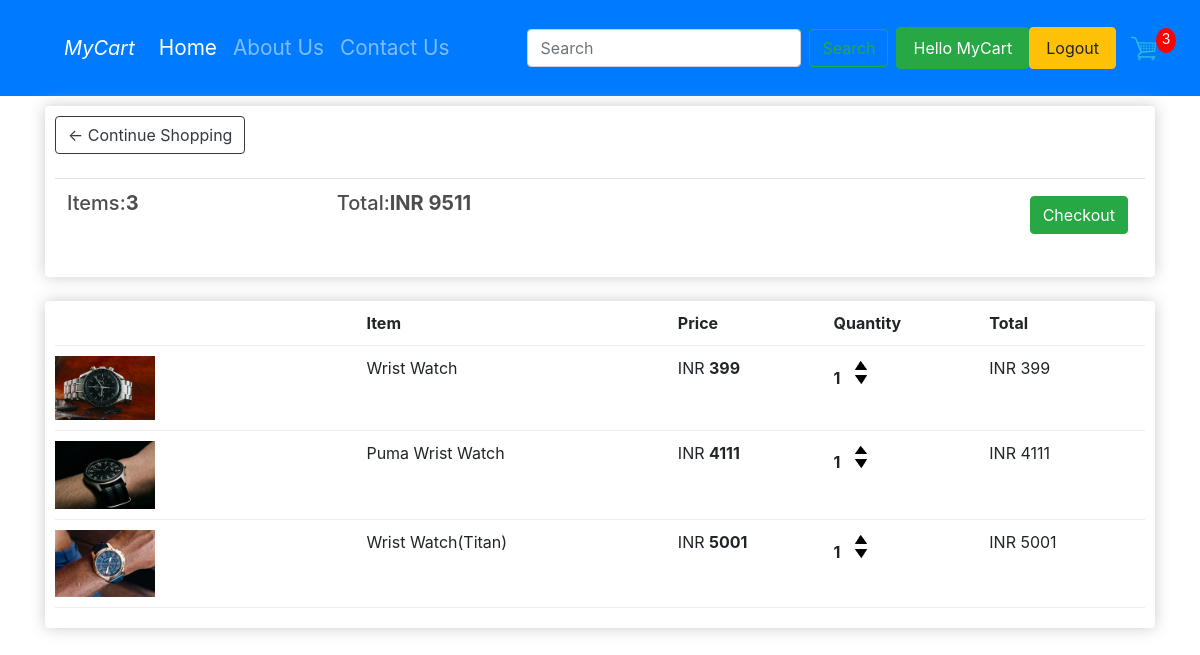
The app's page /cart/ (signed in) with its own data.
### shop/models.py (models this page shows, shortened)
class Order(models.Model):
    customer=models.ForeignKey(Customer,on_delete=models.SET_NULL,blank=True,null=True)
    date_ordered=models.DateTimeField(auto_now_add=True)
    complete=models.BooleanField(default=False,blank=True,null=True)
    transaction_id=models.CharField(max_length=200,null=True)
    order_id=models.AutoField(primary_key=True)
    @property
    def get_cart_total(self):
        orderitems=self.orderitems_set.all()
        total=sum([item.get_total for item in orderitems])
        return total
    def get_cart_item(self):
        orderitems = self.orderitems_set.all()
        total = sum([item.quantity for item in orderitems])
        return total

class OrderItems(models.Model):
    product = models.ForeignKey(Product, on_delete=models.SET_NULL, blank=True, null=True)
    order = models.ForeignKey(Order, on_delete=models.SET_NULL, blank=True, null=True)
    quantity=models.IntegerField(default=0,null=True,blank=True)
    date_added=models.DateTimeField(auto_now_add=True)
    @property
    def get_total(self):
        total = self.product.price * self.quantity
        return total

class Product(models.Model):
    product_id = models.AutoField
    product_name = models.CharField(max_length=50)
    category = models.CharField(max_length=50, default="")
    subcategory = models.CharField(max_length=50, default="")
    price = models.IntegerField(default=0)
    desc = models.CharField(max_length=300)
    pub_date = models.DateField()
    image = models.ImageField(upload_to='shop/images', default="")
    digital=models.BooleanField(default=False,null=True,blank=True)

### shop/views.py (the view)
# urls.py: path('cart/',views.cart,name='Cart'),
def cart(request):
    data=cartData(request)
    cartItems=data['cartItems']
    order=data['order']
    items=data['items']
    context={'items':items,'order':order,'cartItems':cartItems}
    return render(request,'shop/cart.html',context)

### shop/utils.py (called while the page is built)
def cartData(request):
    if request.user.is_authenticated:
        username=request.user.username
        email=request.user.email
        try:
           customer = Customer.objects.get(user=request.user)
        except:
            customer = Customer.objects.create(user=request.user, name=request.user.username, email=request.user.email)
            customer.save()
        order,created = Order.objects.get_or_create(customer=customer,complete=False)
        items=order.orderitems_set.all()
        cartItems = order.get_cart_item
    else:
        cookieData=cookieCart(request)
        cartItems=cookieData['cartItems']
        order=cookieData['order']
        items=cookieData['items']
    return {'items':items,'order':order,'cartItems':cartItems}

### shop/templates/shop/cart.html
{% extends 'shop/base.html' %}
{% load static %}
{% block body %}
	<div class="row">
		<div class="col-lg-12">
			<div class="box-element">
            <a class="btn btn-outline-dark" href="/">&#x2190; Continue Shopping</a>
			<br>
			<br>
			<table class="table">
				<tr>
					<th><h5>Items:<strong>{{order.get_cart_item}}</strong></h5></th>
					<th><h5>Total:<strong>INR {{order.get_cart_total}}</strong></h5></th>
					<th>
						<a style="float:right;margin:5px" class="btn btn-success" href="/checkout">Checkout</a>
					</th>
				</tr>
			</table>
			</div>
			<br>
			<div class="box-element">
                <div class="cart-row">
					<div style="flex:2"></div>
					<div style="flex:2"><strong>Item</strong></div>
					<div style="flex:1"><strong>Price</strong></div>
					<div style="flex:1"><strong>Quantity</strong></div>
					<div style="flex:1"><strong>Total</strong></div>
				</div>
                {% for item in items %}
				<div class="cart-row">
					<div style="flex:2"><img class="row-image" src="/media/{{item.product.image}}"></div>
					<div style="flex:2"><p>{{item.product.product_name}}</p></div>
					<div style="flex:1"><p>INR <strong>{{item.product.price}}</strong></p></div>
					<div style="flex:1">
						<p class="quantity">{{item.quantity}}</p>
						<div class="quantity">
							<img  data-product = "{{item.product.product_id}}"  data-action = "add" class="chg-quantity update-cart" src="{% static  'images/arrow-up.png' %}">
							<img data-product = "{{item.product.product_id}}" data-action = "remove" class="chg-quantity update-cart" src="{% static  'images/arrow-down.png' %}">
						</div>
					</div>
					<div style="flex:1"><p>INR {{item.get_total}}</p></div>
				</div>
				{% endfor %}
			</div>
		</div>
	</div>
{% endblock body %}

### shop/templates/shop/base.html (shortened to what this page needs)
<!doctype html>
{% load static %}
<html lang="en">
  <head>
    <link rel="stylesheet" href="{% static 'css/main.css' %}">
    <link rel="stylesheet" href="https://stackpath.bootstrapcdn.com/bootstrap/4.2.1/css/bootstrap.min.css">
  </head>
  <body>
    <nav class="navbar navbar-expand-lg  navbar navbar-dark bg-primary" id="navbar-custom">
  <a class="navbar-brand l ml-5"   href="/">MyCart</a>
  <div class="collapse navbar-collapse" id="navbarSupportedContent">
    <ul class="navbar-nav mr-auto">
      <li class="nav-item active">
        <a class="nav-link r"  href="/">Home <span class="sr-only">(current)</span></a>
      </li>
      <li class="nav-item">
        <a class="nav-link r" href="/about">About Us</a>
      </li>
      <li class="nav-item">
        <a class="nav-link r" href="/contact">Contact Us</a>
      </li>
    </ul>
    <form action="/search/" method="get" class="form-inline my-2 my-lg-0" >
      <input class="form-control mr-sm-2" type="search" placeholder="Search" aria-label="Search" name="search" id="search">
      <button class="btn btn-outline-success my-2 my-sm-0 r" type="submit">Search</button>
    </form>
   <div class="form-inline my-2 my-lg-0 mx-2">
        {% if user.is_authenticated %}
       <a class="nav-link btn btn-success" href="#"> Hello {{user.username}}</a>
       <a class="nav-link btn btn-warning" href="{% url 'logout' %}">Logout</a>
	{% else %}
         <a class="nav-link btn btn-warning"href="{% url 'login' %}">Login</a>
        <a class="nav-link btn btn-warning" href="{% url 'register' %}">Register</a>
	{% endif %}
        <a href="/cart">
          <img  id="cart-icon" src="{% static 'images/cart.png' %}">
        </a>
      <p id="cart-total">{{cartItems}}</p>
    </div>
  </div>
</nav>
   <div class="container">
  {% block body %} {% endblock %}
   </div>
  </body>
</html>

### static/css/main.css (style rules this page uses)
.navbar-nav > li > a { padding-top: 0px; padding-bottom: 0px; line-height: 80px; }
#navbar-custom { background-color: #32a857; }
.l { font-size:1.7em; font-style:italic; }
.r { font-size:1.3em }
body { background-color: hsl(0, 0%, 98%); }
h1,h2,h3,h4,h5,h6 { color:hsl(0, 0%, 30%); }
.box-element { box-shadow:hsl(0, 0%, 80%) 0 0 16px; background-color: #fff; border-radius: 4px; padding: 10px; }
#cart-icon { width:25px; display: inline-block; margin-left: 15px; }
#cart-total { display: block; text-align: center; color:#fff; background-color: red; width: 20px; height: 25px; border-radius: 50%; font-size: 14px; }
.col-lg-4, .col-lg-6, .col-lg-8, .col-lg-12 { margin-top: 10px; }
.btn { border-radius: 0; }
.row-image { width: 100px; }
.cart-row { display: flex; align-items: flex-stretch; padding-bottom: 10px; margin-bottom: 10px; border-bottom: 1px solid #ececec; }
.quantity { display: inline-block; font-weight: 700; padding-right:10px; }
.chg-quantity { width: 12px; cursor: pointer; display: block; margin-top: 5px; transition:.1s; }

### records on screen
Order: order_id.quantity "3", get_cart_item "3", get_cart_total "9511"
OrderItems: product.image (picture), product.product_name "Wrist Watch", product.price "399", quantity "1", get_total "399"
OrderItems: product.image (picture), product.product_name "Puma Wrist Watch", product.price "4111", quantity "1", get_total "4111"
OrderItems: product.image (picture), product.product_name "Wrist Watch(Titan)", product.price "5001", quantity "1", get_total "5001"

### other values on screen
{{ user.username }} "MyCart"
